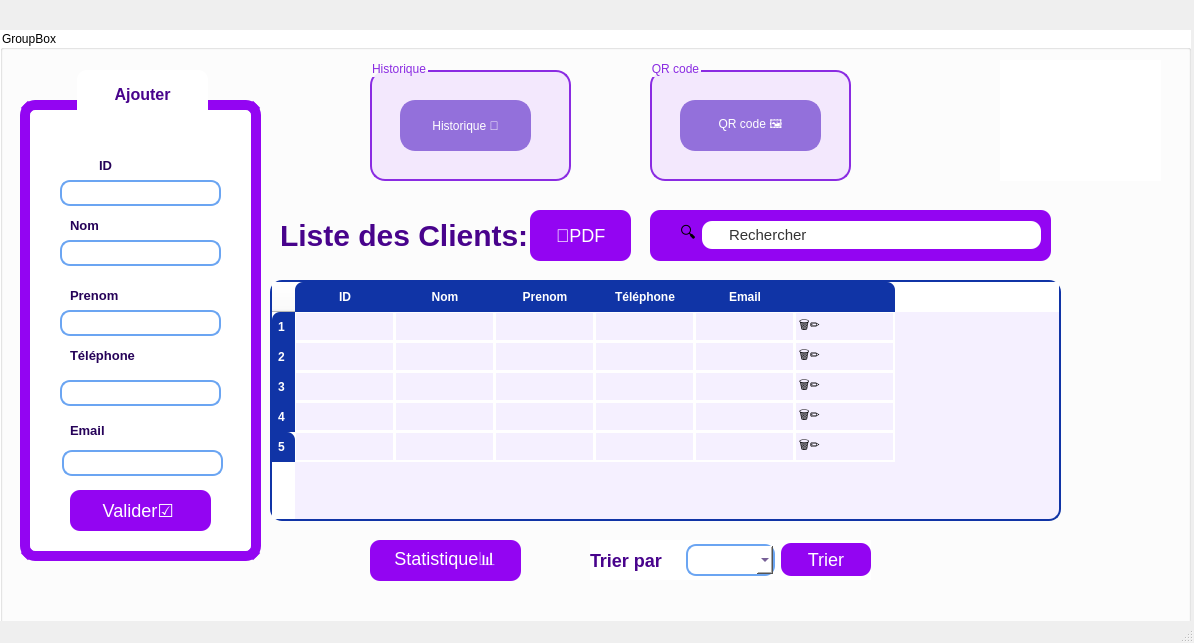
<?xml version="1.0" encoding="UTF-8"?>
<ui version="4.0">
 <class>MainWindow</class>
 <widget class="QMainWindow" name="MainWindow">
  <property name="geometry">
   <rect>
    <x>0</x>
    <y>0</y>
    <width>1194</width>
    <height>643</height>
   </rect>
  </property>
  <property name="windowTitle">
   <string>MainWindow</string>
  </property>
  <widget class="QWidget" name="centralwidget">
   <widget class="QGroupBox" name="groupBox">
    <property name="geometry">
     <rect>
      <x>0</x>
      <y>30</y>
      <width>1191</width>
      <height>601</height>
     </rect>
    </property>
    <property name="styleSheet">
     <string notr="true">background-color: rgb(255, 255, 255);</string>
    </property>
    <property name="title">
     <string>GroupBox</string>
    </property>
    <widget class="QGroupBox" name="groupBox_4">
     <property name="geometry">
      <rect>
       <x>370</x>
       <y>30</y>
       <width>201</width>
       <height>121</height>
      </rect>
     </property>
     <property name="styleSheet">
      <string notr="true">QGroupBox {
    border: 2px solid #8A2BE2;
    border-radius: 15px;
    padding: 10px;
    background-color: #F3E8FD;
    margin-top: 10px;
}

QGroupBox::title {
    color: #8A2BE2;
    font-weight: bold;
}</string>
     </property>
     <property name="title">
      <string>Historique</string>
     </property>
     <widget class="QPushButton" name="pushButton_9">
      <property name="geometry">
       <rect>
        <x>30</x>
        <y>40</y>
        <width>131</width>
        <height>51</height>
       </rect>
      </property>
      <property name="styleSheet">
       <string notr="true">background-color: #9370DB;  /* Violet plus clair */
    color: white;
    border-radius: 15px;
    padding: 8px;
    border: 2px solid #9370DB;</string>
      </property>
      <property name="text">
       <string>Historique 📅</string>
      </property>
     </widget>
    </widget>
    <widget class="QGroupBox" name="groupBox_5">
     <property name="geometry">
      <rect>
       <x>650</x>
       <y>30</y>
       <width>201</width>
       <height>121</height>
      </rect>
     </property>
     <property name="styleSheet">
      <string notr="true">QGroupBox {
    border: 2px solid #8A2BE2;
    border-radius: 15px;
    padding: 10px;
    background-color: #F3E8FD;
    margin-top: 10px;
}

QGroupBox::title {
    color: #8A2BE2;
    font-weight: bold;
}</string>
     </property>
     <property name="title">
      <string>QR code</string>
     </property>
     <widget class="QPushButton" name="pushButton_10">
      <property name="geometry">
       <rect>
        <x>30</x>
        <y>40</y>
        <width>141</width>
        <height>51</height>
       </rect>
      </property>
      <property name="styleSheet">
       <string notr="true">background-color: #9370DB;  /* Violet plus clair */
    color: white;
    border-radius: 15px;
    padding: 8px;
    border: 2px solid #9370DB;</string>
      </property>
      <property name="text">
       <string>QR code 🖼️</string>
      </property>
     </widget>
    </widget>
    <widget class="QPushButton" name="pushButton_4">
     <property name="geometry">
      <rect>
       <x>370</x>
       <y>510</y>
       <width>151</width>
       <height>41</height>
      </rect>
     </property>
     <property name="styleSheet">
      <string notr="true">QPushButton {
    background-color: #9305F2;
    color: white;
    border: none;
    border-radius: 10px;
    padding: 6px 12px;
    font-size: 18px;
}</string>
     </property>
     <property name="text">
      <string>Statistique📊</string>
     </property>
    </widget>
    <widget class="QGroupBox" name="groupBox_2">
     <property name="geometry">
      <rect>
       <x>20</x>
       <y>40</y>
       <width>241</width>
       <height>491</height>
      </rect>
     </property>
     <property name="font">
      <font>
       <pointsize>12</pointsize>
       <bold>true</bold>
      </font>
     </property>
     <property name="styleSheet">
      <string notr="true">QGroupBox {
    background-color: #FFFFFF;
    border: 10px solid #9305F2;   /* Violet clair */
    border-radius: 15px;         /* Coins arrondis */
    margin-top: 30px;            /* Décalage du titre */
    padding: 12px;
    color: #48038C;              /* Couleur du texte interne */
    font-weight: bold;
}

/* Titre du QGroupBox */
QGroupBox::title {
    subcontrol-origin: margin;
    subcontrol-position: top center;   /* Centré en haut */
    padding: 15px 35px;
    background-color: white;
    color: #48038C;
    border-radius: 10px;
    font-weight: bold;
}</string>
     </property>
     <property name="title">
      <string>Ajouter</string>
     </property>
     <widget class="QLabel" name="label_2">
      <property name="geometry">
       <rect>
        <x>40</x>
        <y>80</y>
        <width>91</width>
        <height>31</height>
       </rect>
      </property>
      <property name="styleSheet">
       <string notr="true">QLabel {background-color: transparent; color: #260259; /* Texte sombre lisible */ font-size: 18px; font-weight: bold; }</string>
      </property>
      <property name="text">
       <string>&lt;html&gt;&lt;head/&gt;&lt;body&gt;&lt;p align=&quot;center&quot;&gt;&lt;span style=&quot; font-size:10pt; font-weight:700;&quot;&gt;ID&lt;/span&gt;&lt;/p&gt;&lt;/body&gt;&lt;/html&gt;</string>
      </property>
     </widget>
     <widget class="QLineEdit" name="lineEdit_2">
      <property name="geometry">
       <rect>
        <x>40</x>
        <y>110</y>
        <width>161</width>
        <height>26</height>
       </rect>
      </property>
      <property name="styleSheet">
       <string notr="true">QLineEdit { background: #FFFFFF; border: 2px solid #6BA5F2; border-radius: 10px; padding: 6px 10px; color: #260259; } QLineEdit:focus  { border: 2px solid #9305F2; background: #F3E9FF; }</string>
      </property>
     </widget>
     <widget class="QLabel" name="label_3">
      <property name="geometry">
       <rect>
        <x>50</x>
        <y>140</y>
        <width>81</width>
        <height>31</height>
       </rect>
      </property>
      <property name="styleSheet">
       <string notr="true">QLabel {background-color: transparent; color: #260259; /* Texte sombre lisible */ font-size: 18px; font-weight: bold; }</string>
      </property>
      <property name="text">
       <string>&lt;html&gt;&lt;head/&gt;&lt;body&gt;&lt;p&gt;&lt;span style=&quot; font-size:10pt; font-weight:700;&quot;&gt;Nom&lt;/span&gt;&lt;/p&gt;&lt;/body&gt;&lt;/html&gt;</string>
      </property>
     </widget>
     <widget class="QLineEdit" name="lineEdit_3">
      <property name="geometry">
       <rect>
        <x>40</x>
        <y>170</y>
        <width>161</width>
        <height>26</height>
       </rect>
      </property>
      <property name="styleSheet">
       <string notr="true">QLineEdit { background: #FFFFFF; border: 2px solid #6BA5F2; border-radius: 10px; padding: 6px 10px; color: #260259; } QLineEdit:focus  { border: 2px solid #9305F2; background: #F3E9FF; }</string>
      </property>
     </widget>
     <widget class="QLabel" name="label_4">
      <property name="geometry">
       <rect>
        <x>50</x>
        <y>210</y>
        <width>91</width>
        <height>31</height>
       </rect>
      </property>
      <property name="styleSheet">
       <string notr="true">QLabel {background-color: transparent; color: #260259; /* Texte sombre lisible */ font-size: 18px; font-weight: bold; }</string>
      </property>
      <property name="text">
       <string>&lt;html&gt;&lt;head/&gt;&lt;body&gt;&lt;p&gt;&lt;span style=&quot; font-size:10pt; font-weight:700;&quot;&gt;Prenom&lt;/span&gt;&lt;/p&gt;&lt;/body&gt;&lt;/html&gt;</string>
      </property>
     </widget>
     <widget class="QLineEdit" name="lineEdit_4">
      <property name="geometry">
       <rect>
        <x>40</x>
        <y>240</y>
        <width>161</width>
        <height>26</height>
       </rect>
      </property>
      <property name="styleSheet">
       <string notr="true">QLineEdit { background: #FFFFFF; border: 2px solid #6BA5F2; border-radius: 10px; padding: 6px 10px; color: #260259; } QLineEdit:focus  { border: 2px solid #9305F2; background: #F3E9FF; }</string>
      </property>
     </widget>
     <widget class="QLabel" name="label_5">
      <property name="geometry">
       <rect>
        <x>50</x>
        <y>270</y>
        <width>111</width>
        <height>31</height>
       </rect>
      </property>
      <property name="styleSheet">
       <string notr="true">QLabel {background-color: transparent; color: #260259; /* Texte sombre lisible */ font-size: 18px; font-weight: bold; }</string>
      </property>
      <property name="text">
       <string>&lt;html&gt;&lt;head/&gt;&lt;body&gt;&lt;p&gt;&lt;span style=&quot; font-size:10pt; font-weight:700;&quot;&gt;Téléphone&lt;/span&gt;&lt;/p&gt;&lt;/body&gt;&lt;/html&gt;</string>
      </property>
     </widget>
     <widget class="QLineEdit" name="lineEdit_5">
      <property name="geometry">
       <rect>
        <x>40</x>
        <y>310</y>
        <width>161</width>
        <height>26</height>
       </rect>
      </property>
      <property name="styleSheet">
       <string notr="true">QLineEdit { background: #FFFFFF; border: 2px solid #6BA5F2; border-radius: 10px; padding: 6px 10px; color: #260259; } QLineEdit:focus  { border: 2px solid #9305F2; background: #F3E9FF; }</string>
      </property>
     </widget>
     <widget class="QLabel" name="label_6">
      <property name="geometry">
       <rect>
        <x>50</x>
        <y>350</y>
        <width>71</width>
        <height>21</height>
       </rect>
      </property>
      <property name="styleSheet">
       <string notr="true">QLabel {background-color: transparent; color: #260259; /* Texte sombre lisible */ font-size: 18px; font-weight: bold; }</string>
      </property>
      <property name="text">
       <string>&lt;html&gt;&lt;head/&gt;&lt;body&gt;&lt;p&gt;&lt;span style=&quot; font-size:10pt; font-weight:700;&quot;&gt;Email&lt;/span&gt;&lt;/p&gt;&lt;/body&gt;&lt;/html&gt;</string>
      </property>
     </widget>
     <widget class="QLineEdit" name="lineEdit_6">
      <property name="geometry">
       <rect>
        <x>42</x>
        <y>380</y>
        <width>161</width>
        <height>26</height>
       </rect>
      </property>
      <property name="styleSheet">
       <string notr="true">QLineEdit { background: #FFFFFF; border: 2px solid #6BA5F2; border-radius: 10px; padding: 6px 10px; color: #260259; } QLineEdit:focus  { border: 2px solid #9305F2; background: #F3E9FF; }</string>
      </property>
     </widget>
     <widget class="QPushButton" name="pushButton">
      <property name="geometry">
       <rect>
        <x>50</x>
        <y>420</y>
        <width>141</width>
        <height>41</height>
       </rect>
      </property>
      <property name="font">
       <font>
        <pointsize>-1</pointsize>
       </font>
      </property>
      <property name="styleSheet">
       <string notr="true">
QPushButton {
    background-color: #9305F2;
    color: white;
    border: none;
    border-radius: 10px;
    padding: 6px 12px;
    font-size: 18px;
}

QPushButton:hover {
    background-color: #7a04c2; /* un peu plus sombre au survol */
}

QPushButton:pressed {
    background-color: #5c0391; /* encore plus sombre quand pressé */
}</string>
      </property>
      <property name="text">
       <string>Valider☑️ </string>
      </property>
     </widget>
    </widget>
    <widget class="QTableWidget" name="tableWidget">
     <property name="geometry">
      <rect>
       <x>270</x>
       <y>250</y>
       <width>791</width>
       <height>241</height>
      </rect>
     </property>
     <property name="styleSheet">
      <string notr="true">QTableWidget {
    background-color: #F5F0FF;   /* Violet très très clair */
    border: 2px solid #1034A6;
    border-radius: 12px;
    gridline-color: white;       /* Lignes blanches */
}

QHeaderView::section {
    background-color: #1034A6;   /* Bleu foncé */
    color: white;                /* Texte blanc */
    border: none;
    padding: 6px;
    font-weight: bold;
}

QHeaderView::section:first {
    border-top-left-radius: 8px;
}

QHeaderView::section:last {
    border-top-right-radius: 8px;
}

QTableWidget::item {
    border: 1px solid white;     /* Bordures blanches entre cellules */
}</string>
     </property>
     <row/>
     <row/>
     <row/>
     <row/>
     <row/>
     <column>
      <property name="text">
       <string>ID</string>
      </property>
     </column>
     <column>
      <property name="text">
       <string>Nom</string>
      </property>
     </column>
     <column>
      <property name="text">
       <string>Prenom</string>
      </property>
     </column>
     <column>
      <property name="text">
       <string>Téléphone</string>
      </property>
     </column>
     <column>
      <property name="text">
       <string>Email</string>
      </property>
     </column>
     <column>
      <property name="text">
       <string/>
      </property>
     </column>
     <item row="0" column="5">
      <property name="text">
       <string>🗑️✏️</string>
      </property>
     </item>
     <item row="1" column="5">
      <property name="text">
       <string>🗑️✏️</string>
      </property>
     </item>
     <item row="2" column="5">
      <property name="text">
       <string>🗑️✏️</string>
      </property>
     </item>
     <item row="3" column="5">
      <property name="text">
       <string>🗑️✏️</string>
      </property>
     </item>
     <item row="4" column="5">
      <property name="text">
       <string>🗑️✏️</string>
      </property>
     </item>
    </widget>
    <widget class="QWidget" name="widget" native="true">
     <property name="geometry">
      <rect>
       <x>650</x>
       <y>180</y>
       <width>401</width>
       <height>51</height>
      </rect>
     </property>
     <property name="styleSheet">
      <string notr="true">QWidget {
    background-color:#9305F2;   /* fond violet */
    border-radius: 10px;
}

QLineEdit {
    background-color: white;     /* champ blanc */
    color: #333;
    border: none;
    border-radius: 10px;
    padding-left: 25px;          /* espace pour l’icône de recherche */
    padding-right: 25px;         /* espace pour l’icône d’action */
    height: 28px;
    font-size: 15px;
}</string>
     </property>
     <widget class="QWidget" name="layoutWidget">
      <property name="geometry">
       <rect>
        <x>30</x>
        <y>10</y>
        <width>361</width>
        <height>30</height>
       </rect>
      </property>
      <layout class="QHBoxLayout" name="horizontalLayout">
       <item>
        <widget class="QPushButton" name="pushButton_2">
         <property name="styleSheet">
          <string notr="true">font-size: 16px</string>
         </property>
         <property name="text">
          <string>🔍</string>
         </property>
        </widget>
       </item>
       <item>
        <widget class="QLineEdit" name="lineEdit">
         <property name="styleSheet">
          <string notr="true">
button-&gt;setStyleSheet(
    &quot;QPushButton {&quot;
    &quot;  color: #6BA5F2;&quot;       // couleur du texte
    &quot;  background-color: white;&quot;
    &quot;  border: 1px solid #6BA5F2;&quot;
    &quot;}&quot;
);
</string>
         </property>
         <property name="text">
          <string>Rechercher</string>
         </property>
        </widget>
       </item>
      </layout>
     </widget>
    </widget>
    <widget class="QLabel" name="label_8">
     <property name="geometry">
      <rect>
       <x>280</x>
       <y>180</y>
       <width>351</width>
       <height>51</height>
      </rect>
     </property>
     <property name="styleSheet">
      <string notr="true">QLabel {
    background-color: transparent;
    color: #48038C;
    font-size: 30px;   /* plus grand pour un titre */
    font-weight: bold; /* en gras */
}</string>
     </property>
     <property name="text">
      <string>&lt;html&gt;&lt;head/&gt;&lt;body&gt;&lt;p&gt;Liste des Clients:&lt;/p&gt;&lt;/body&gt;&lt;/html&gt;</string>
     </property>
    </widget>
    <widget class="QPushButton" name="pushButton_3">
     <property name="geometry">
      <rect>
       <x>530</x>
       <y>180</y>
       <width>101</width>
       <height>51</height>
      </rect>
     </property>
     <property name="styleSheet">
      <string notr="true">
QPushButton {
    background-color: #9305F2;
    color: white;
    border: none;
    border-radius: 10px;
    padding: 6px 12px;
    font-size: 18px;
}</string>
     </property>
     <property name="text">
      <string>📑PDF</string>
     </property>
    </widget>
    <widget class="QLabel" name="label_7">
     <property name="geometry">
      <rect>
       <x>1000</x>
       <y>30</y>
       <width>161</width>
       <height>121</height>
      </rect>
     </property>
     <property name="text">
      <string/>
     </property>
     <property name="pixmap">
      <pixmap>../../OneDrive/Documents/logo qt.jpg</pixmap>
     </property>
     <property name="scaledContents">
      <bool>true</bool>
     </property>
    </widget>
    <widget class="QWidget" name="layoutWidget">
     <property name="geometry">
      <rect>
       <x>590</x>
       <y>510</y>
       <width>281</width>
       <height>40</height>
      </rect>
     </property>
     <layout class="QHBoxLayout" name="horizontalLayout_2">
      <item>
       <widget class="QLabel" name="label">
        <property name="styleSheet">
         <string notr="true">QLabel {
    background-color: transparent;
    color: #48038C;
    font-size: 18px;   /* plus grand pour un titre */
    font-weight: bold; /* en gras */
}</string>
        </property>
        <property name="text">
         <string>Trier par </string>
        </property>
       </widget>
      </item>
      <item>
       <widget class="QComboBox" name="comboBox">
        <property name="styleSheet">
         <string notr="true">QComboBox { background: #FFFFFF; border: 2px solid #6BA5F2; border-radius: 10px; padding: 6px 10px; color: #260259; } QComboBox:focus { border: 2px solid #9305F2; background: #F3E9FF; }</string>
        </property>
        <item>
         <property name="text">
          <string/>
         </property>
        </item>
        <item>
         <property name="text">
          <string>Nom</string>
         </property>
        </item>
        <item>
         <property name="text">
          <string>Prenom</string>
         </property>
        </item>
       </widget>
      </item>
      <item>
       <widget class="QPushButton" name="pushButton_5">
        <property name="styleSheet">
         <string notr="true">
QPushButton {
    background-color: #9305F2;
    color: white;
    border: none;
    border-radius: 10px;
    padding: 6px 12px;
    font-size: 18px;
}</string>
        </property>
        <property name="text">
         <string>Trier</string>
        </property>
       </widget>
      </item>
     </layout>
    </widget>
   </widget>
  </widget>
  <widget class="QMenuBar" name="menubar">
   <property name="geometry">
    <rect>
     <x>0</x>
     <y>0</y>
     <width>1194</width>
     <height>26</height>
    </rect>
   </property>
  </widget>
  <widget class="QStatusBar" name="statusbar"/>
 </widget>
 <resources/>
 <connections/>
</ui>
